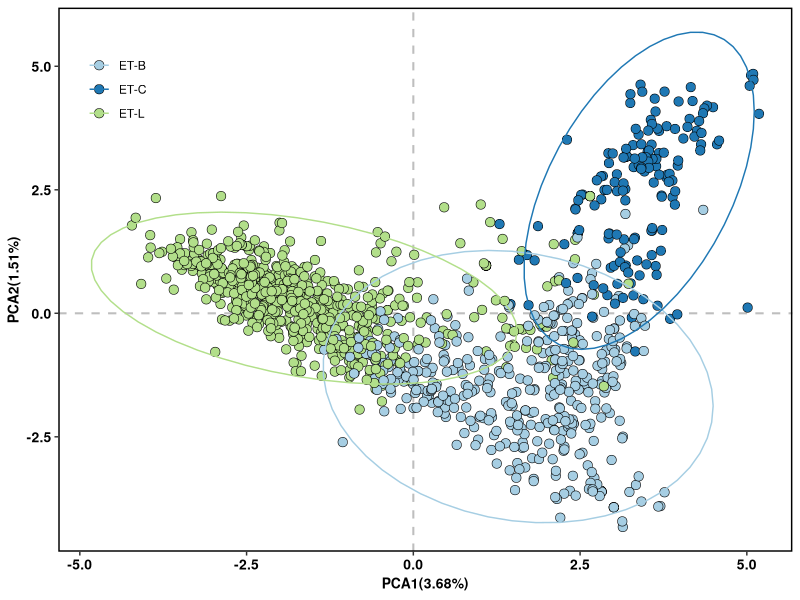
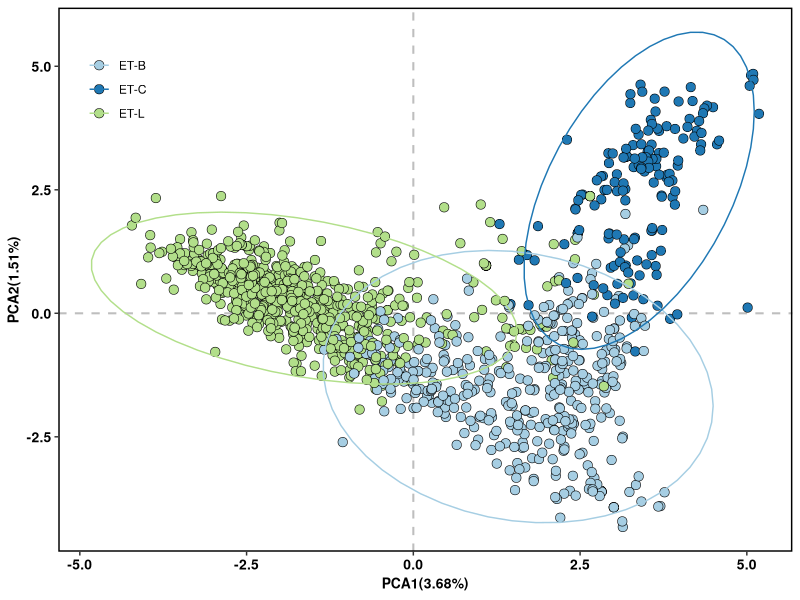

These figures' R source, in order:
library(ggplot2)
data <- read.delim('pca.txt',header=T, sep = '\t',stringsAsFactors = F, check.names = F)
data$group <- as.factor(data$group)


p<-ggplot(data = data, aes(x = CS1, y = CS2, fill = group, color = group)) + 
  geom_vline(xintercept = 0, color = 'gray', size = 0.7, linetype = 'dashed') + 
  geom_hline(yintercept = 0, color = 'gray', size = 0.7, linetype = 'dashed') + 
  geom_point(shape = 21, size = 3, color = 'black', stroke = 0.3) +
  theme_test() +
  stat_ellipse(type = "norm", level = 0.95) +
  scale_fill_manual(values = c('#a6cee3','#1f78b4','#b2df8a')) +
  scale_colour_manual(values = c('#a6cee3','#1f78b4','#b2df8a')) +
  guides(fill = guide_legend(title = NULL), color = guide_legend(title = NULL)) +
  labs(x = "PCA1(3.68%)", y = "PCA2(1.51%)") +
  theme(
    axis.text = element_text(size = 10, face = "bold", colour = "black"), 
    legend.position = c(0.08, 0.85),
    axis.title = element_text(size = 10, face = "bold"),
    panel.border = element_rect(fill = NA, color = "black", size = 1, linetype = "solid")
  )
p

ggsave("enterotype.svg", plot = p)
